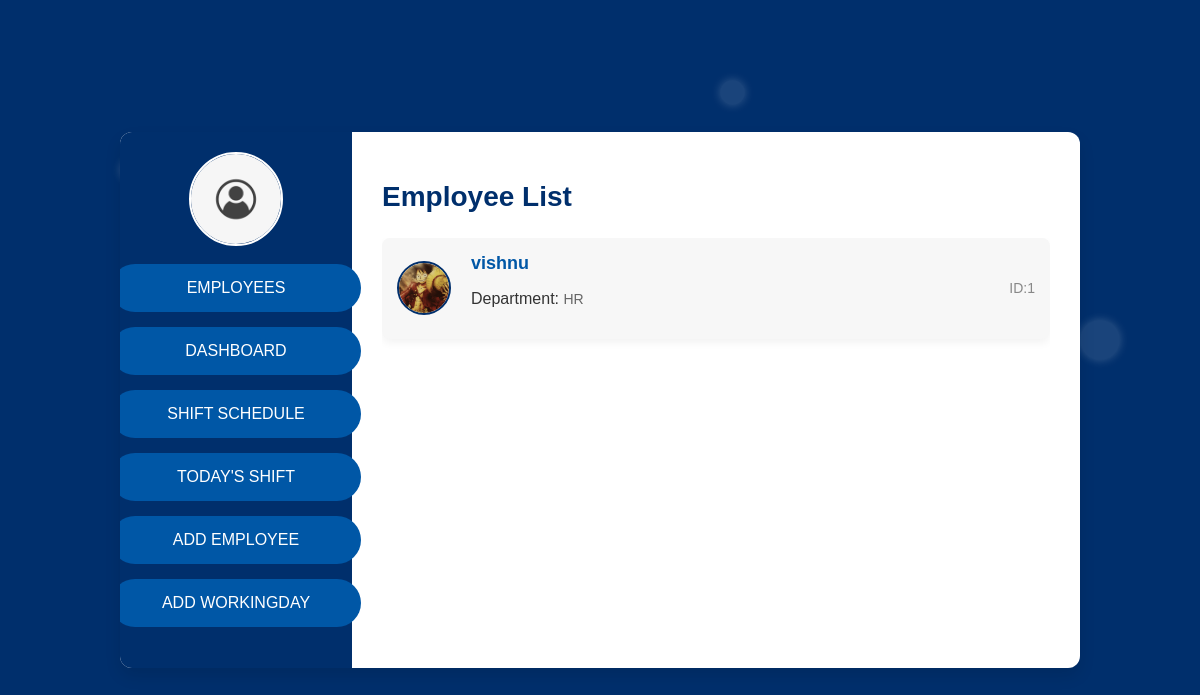
Page /manpro on the committed database.
### app.py (models this page shows)
class Emp(UserMixin, db.Model):
    id = db.Column(db.Integer, primary_key=True)
    name = db.Column(db.String, nullable=False)
    email = db.Column(db.String, unique=True, nullable=False)
    contact = db.Column(db.Integer, nullable=False)
    age = db.Column(db.Integer, nullable=False)
    gender = db.Column(db.String, nullable=False)
    department = db.Column(db.String, nullable=False)
    password = db.Column(db.String, nullable=False)
    picture = db.Column(db.String, default='default.img')
    attendance = db.Column(db.Integer)
    points = db.Column(db.Integer, default=100, nullable=False)
    tasks = db.relationship('Task', backref='employee', lazy=True)

### app.py (the view, shortened to what this page needs)
@app.route('/manpro', methods=["GET", "POST"])
def manpro():
    try:
        imgs = []  # creating a new imgs list to store the image
        imagefile1 = url_for('static', filename='profilepic/admin pic.png')  # picture for admin profile
        employees = Emp.query.all()
        for emp in employees:
            imagefile = url_for('static', filename='profilepic/' + emp.picture)  # employee photo
            imgs.append(imagefile)
        return render_template('adminpage.html', emps=employees, imgs=imgs, zip=zip, img1=imagefile1)  # return emp details photo and admin  photo
    except Exception as e:
        logger.error(e)
        return render_template('500.html'), 500

### templates/adminpage.html (shortened to what this page needs)
<!DOCTYPE html>
<html lang="en">
<head>
</head>
<body>
    <div class="container">
        <div class="sidebar">
            <img src="{{img1}}" alt="Admin pic" class="logo"><br>
            <button class="sidebar-button">Employees</button>
            <button class="sidebar-button"><a href="{{url_for('dashboard')}}" class="dash">Dashboard</a></button>
            <button class="sidebar-button"><a href="{{url_for('shift')}}" class="shift">Shift Schedule</a></button>
            <button class="sidebar-button"><a href="{{url_for('toshift')}}" class="today">Today's Shift</a></button>
            <button class="sidebar-button"><a href="{{url_for('empreg')}}" class="emp">Add Employee</a></button>
            <form action="{{url_for('manpro')}}" method="POST">
            <input type="submit" class="sidebar-button" value="Add WorkingDay">
            </form>
        </div>
        <div class="content">
            <h1>Employee List</h1>
            <div class="employee-list">
                {%for emp,img in zip(emps,imgs)%}
                <div class="employee">
                    <div class="employee-info">
                        <img src="{{img}}" alt="Employee 1">
                        <div>
                            <h3><a href="{{url_for('emp',emp_id=emp.id)}}">{{emp.name}}</a></h3>
                            <p>Department: <span>{{emp.department}}</span></p>
                        </div>
                    </div>
                    <div class="employee-id">ID:{{emp.id}}</div>
                </div>
                {%endfor%}
            </div>
        </div>
    </div>
    <div class="bubbles">
        <div class="bubble" style="width: 40px; height: 40px; top: 40%; left: 90%; animation-duration: 6s;"></div>
        <div class="bubble" style="width: 25px; height: 25px; top: 10%; left: 60%; animation-duration: 7s;"></div>
    </div>
</body>
</html>

### templates/adminpage.html (style rules this page uses)
body { margin: 0; font-family: 'Arial', sans-serif; color: #333; height: 100vh; display: flex; justify-content: center; align-items: center; overflow: hidden; background-color: #002f6c; position: relative; }
.bubbles { position: absolute; top: 0; left: 0; width: 100%; height: 100%; pointer-events: none; z-index: -1; }
.bubble { position: absolute; background-color: rgba(255, 255, 255, 0.1); border-radius: 50%; box-shadow: 0 0 10px rgba(255, 255, 255, 0.2); animation: bubble-animation 5s linear infinite; }
.container { display: flex; width: 80%; max-width: 1200px; box-shadow: 0 8px 16px rgba(0, 0, 0, 0.1); border-radius: 12px; overflow: hidden; background-color: #fff; position: relative; z-index: 2; }
.sidebar { width: 20%; background-color: #002f6c; padding: 20px; display: flex; flex-direction: column; align-items: center; justify-content: flex-start; }
.logo { width: 90px; height: 90px; border-radius: 75%; object-fit: cover; border: 2px solid white; }
.sidebar-button { background-color: #0057a6; color: #fff; border: none; width: 250px; height:10px 0; padding: 15px 40px; font-size: 16px; cursor: pointer; border-radius: 30px; margin-bottom: 15px; text-transform: uppercase; letter-spacing: none; transition: background-color 0.3s ease; }
.content { width: 80%; padding: 30px; border-radius: 0 12px 12px 0; }
h1 { margin-bottom: 25px; font-size: 28px; color: #002f6c; }
.employee-list { display: flex; flex-direction: column; }
.employee { display: flex; justify-content: space-between; padding: 15px; align-items: center; background-color: #f7f7f7; margin-bottom: 10px; border-radius: 8px; box-shadow: 0 4px 8px rgba(0, 0, 0, 0.05); transition: transform 0.2s ease; }
.employee-info { display: flex; align-items: center; }
.employee img { border-radius: 50%; width: 50px; height: 50px; object-fit: cover; margin-right: 20px; border: 2px solid #002f6c; }
.employee h3 { margin: 0; font-size: 18px; color: #002f6c; }
.employee span { color: #666; font-size: 14px; }
.employee-id { font-size: 14px; color: #888; }
.employee-list { height: 400px; overflow-y: auto; scrollbar-width: thin; }
a { text-decoration: none; color: #0057a6; }
.dash { text-decoration: none; color: white; }
.shift { text-decoration: none; color: white; }
.today { text-decoration: none; color: white; }
.emp { text-decoration: none; color: white; }

### rows in the picture
Emp: name "vishnu", department "HR", id "1"
